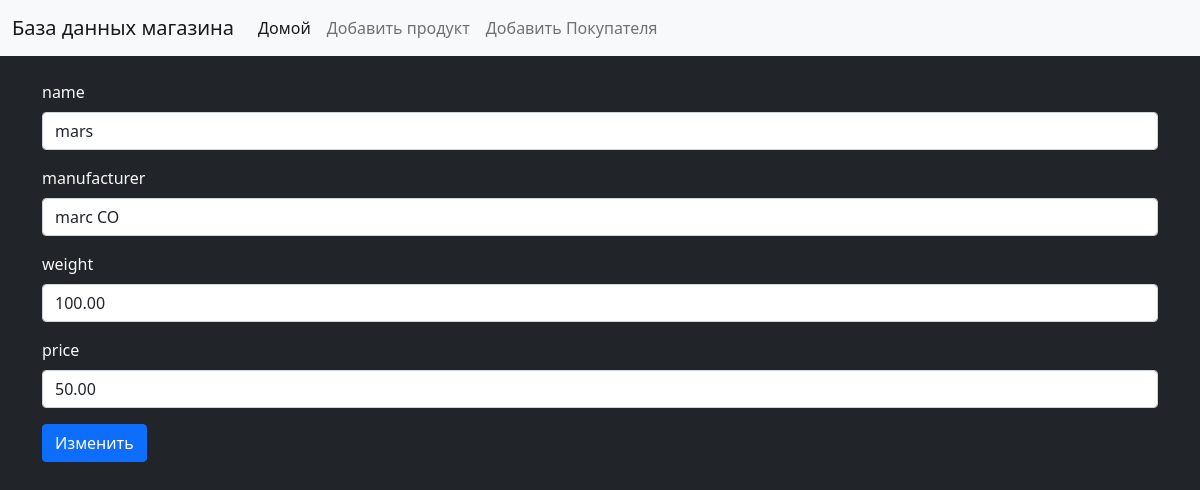
Screenshot of /change/2 with the database file from the repository.
### Shop/models.py (models this page shows, shortened)
class Product(models.Model):
    name = models.CharField(max_length=255)
    manufacturer = models.CharField(max_length=255)
    weight = models.DecimalField(max_digits=10, decimal_places=2)
    price = models.DecimalField(max_digits=10, decimal_places=2)

### Shop/views.py (the view)
# urls.py: path('change/<int:pk>', views.edit_product, name='change'),
def edit_product(request, pk):
    product = get_object_or_404(Product, pk=pk)
    if request.method == 'POST':
        form = ProductForm(request.POST, instance=product)
        if form.is_valid():
            form.save()
            return HttpResponseRedirect(reverse('Shop:home'))
    else:
        form = ProductForm(instance=product)
    return render(request, 'Shop/change_product.html', {'form': form})

### Shop/forms.py
class ProductForm(ModelForm):
    class Meta:
        model = Product
        fields = ['name', 'manufacturer', 'weight', 'price']
        widgets = {
            'name': TextInput(attrs={
                'class': 'form-control'
            }),
            'manufacturer': TextInput(attrs={
                'class': 'form-control'
            }),
            'weight': TextInput(attrs={
                'class': 'form-control'
            }),
            'price': TextInput(attrs={
                'class': 'form-control'
            })
        }

### Shop/templates/Shop/change_product.html (shortened to what this page needs)
{% extends 'Shop/base.html' %}
{% block content %}
    <form method="post" class="container text-light mt-4">
        <div class="mb-3">
            <label class="form-label">name</label>
            {{ form.name }}
        </div>
        <div class="mb-3">
            <label class="form-label">manufacturer</label>
            {{ form.manufacturer }}
        </div>
        <div class="mb-3">
            <label class="form-label">weight</label>
            {{ form.weight }}
        </div>
        <div class="mb-3">
            <label class="form-label">price</label>
            {{ form.price }}
        </div>
        <button type="submit" class="btn btn-primary">Изменить</button>
    </form>
{% endblock %}

### rows the page displays
Product: name "mars", manufacturer "marc CO", weight "100.00", price "50.00"
